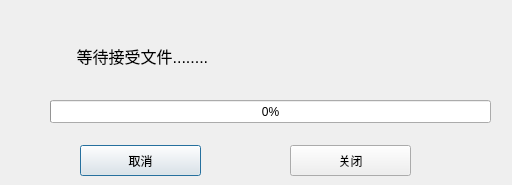
<?xml version="1.0" encoding="UTF-8"?>
<ui version="4.0">
 <class>TcpClient</class>
 <widget class="QDialog" name="TcpClient">
  <property name="geometry">
   <rect>
    <x>0</x>
    <y>0</y>
    <width>512</width>
    <height>185</height>
   </rect>
  </property>
  <property name="windowTitle">
   <string>接收文件</string>
  </property>
  <widget class="QLabel" name="tcpClientStatusLabel">
   <property name="geometry">
    <rect>
     <x>50</x>
     <y>20</y>
     <width>391</width>
     <height>71</height>
    </rect>
   </property>
   <property name="font">
    <font>
     <pointsize>12</pointsize>
    </font>
   </property>
   <property name="text">
    <string>      等待接受文件........</string>
   </property>
  </widget>
  <widget class="QProgressBar" name="progressBar">
   <property name="geometry">
    <rect>
     <x>50</x>
     <y>100</y>
     <width>441</width>
     <height>23</height>
    </rect>
   </property>
   <property name="value">
    <number>0</number>
   </property>
  </widget>
  <widget class="QPushButton" name="tcpClientCancleBtn">
   <property name="geometry">
    <rect>
     <x>80</x>
     <y>145</y>
     <width>121</width>
     <height>31</height>
    </rect>
   </property>
   <property name="text">
    <string>取消</string>
   </property>
  </widget>
  <widget class="QPushButton" name="tcpClientCloseBtn">
   <property name="geometry">
    <rect>
     <x>290</x>
     <y>145</y>
     <width>121</width>
     <height>31</height>
    </rect>
   </property>
   <property name="text">
    <string>关闭</string>
   </property>
  </widget>
 </widget>
 <resources/>
 <connections/>
</ui>
